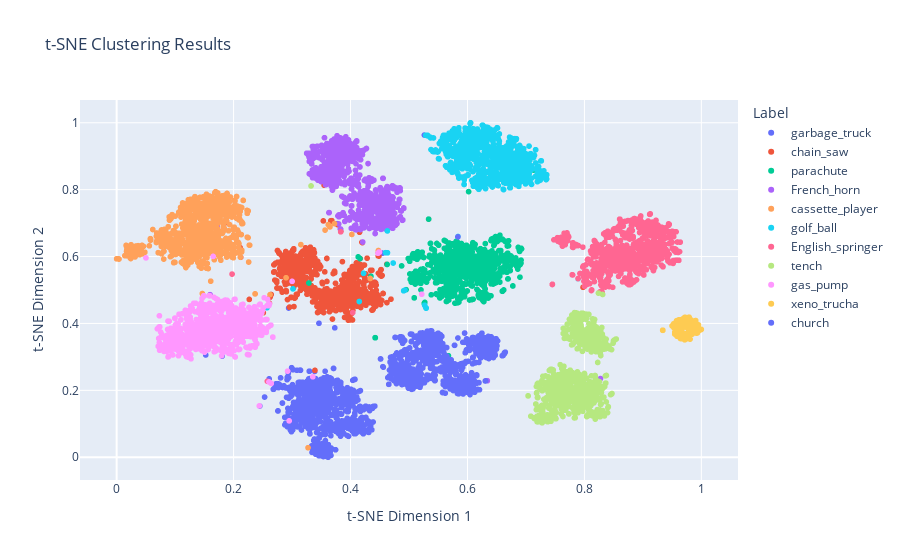

Here is the notebook cell this chart was saved with:
### Code cell
import plotly.express as px

fig = px.scatter(df, x='x', y='y',
                 color='label', # Colors points based on the 'label' column
                 title='t-SNE Clustering Results',
                 labels={'x': 't-SNE Dimension 1', 'y': 't-SNE Dimension 2'}) # Custom axis labels

# Improve layout
fig.update_layout(legend_title_text='Label')

# Show the plot
fig.show()

### Figure 1 — Plotly figure (JSON) as saved in the notebook; plotly's stock layout.template omitted (floating-point values rounded to 4 significant figures; data arrays with more than 128 entries replaced by an {"elided": "..."} marker saying what was removed)
{"data": [{"hovertemplate": "label=garbage_truck<br>t-SNE Dimension 1=%{x}<br>t-SNE Dimension 2=%{y}<extra></extra>", "legendgroup": "garbage_truck", "marker": {"color": "#636efa", "symbol": "circle"}, "mode": "markers", "name": "garbage_truck", "showlegend": true, "type": "scattergl", "x": {"elided": "961 float values"}, "xaxis": "x", "y": {"elided": "961 float values"}, "yaxis": "y"}, {"hovertemplate": "label=chain_saw<br>t-SNE Dimension 1=%{x}<br>t-SNE Dimension 2=%{y}<extra></extra>", "legendgroup": "chain_saw", "marker": {"color": "#EF553B", "symbol": "circle"}, "mode": "markers", "name": "chain_saw", "showlegend": true, "type": "scattergl", "x": {"elided": "858 float values"}, "xaxis": "x", "y": {"elided": "858 float values"}, "yaxis": "y"}, {"hovertemplate": "label=parachute<br>t-SNE Dimension 1=%{x}<br>t-SNE Dimension 2=%{y}<extra></extra>", "legendgroup": "parachute", "marker": {"color": "#00cc96", "symbol": "circle"}, "mode": "markers", "name": "parachute", "showlegend": true, "type": "scattergl", "x": {"elided": "960 float values"}, "xaxis": "x", "y": {"elided": "960 float values"}, "yaxis": "y"}, {"hovertemplate": "label=French_horn<br>t-SNE Dimension 1=%{x}<br>t-SNE Dimension 2=%{y}<extra></extra>", "legendgroup": "French_horn", "marker": {"color": "#ab63fa", "symbol": "circle"}, "mode": "markers", "name": "French_horn", "showlegend": true, "type": "scattergl", "x": {"elided": "956 float values"}, "xaxis": "x", "y": {"elided": "956 float values"}, "yaxis": "y"}, {"hovertemplate": "label=cassette_player<br>t-SNE Dimension 1=%{x}<br>t-SNE Dimension 2=%{y}<extra></extra>", "legendgroup": "cassette_player", "marker": {"color": "#FFA15A", "symbol": "circle"}, "mode": "markers", "name": "cassette_player", "showlegend": true, "type": "scattergl", "x": {"elided": "993 float values"}, "xaxis": "x", "y": {"elided": "993 float values"}, "yaxis": "y"}, {"hovertemplate": "label=golf_ball<br>t-SNE Dimension 1=%{x}<br>t-SNE Dimension 2=%{y}<extra></extra>", "legendgroup": "golf_ball", "marker": {"color": "#19d3f3", "symbol": "circle"}, "mode": "markers", "name": "golf_ball", "showlegend": true, "type": "scattergl", "x": {"elided": "951 float values"}, "xaxis": "x", "y": {"elided": "951 float values"}, "yaxis": "y"}, {"hovertemplate": "label=English_springer<br>t-SNE Dimension 1=%{x}<br>t-SNE Dimension 2=%{y}<extra></extra>", "legendgroup": "English_springer", "marker": {"color": "#FF6692", "symbol": "circle"}, "mode": "markers", "name": "English_springer", "showlegend": true, "type": "scattergl", "x": {"elided": "955 float values"}, "xaxis": "x", "y": {"elided": "955 float values"}, "yaxis": "y"}, {"hovertemplate": "label=tench<br>t-SNE Dimension 1=%{x}<br>t-SNE Dimension 2=%{y}<extra></extra>", "legendgroup": "tench", "marker": {"color": "#B6E880", "symbol": "circle"}, "mode": "markers", "name": "tench", "showlegend": true, "type": "scattergl", "x": {"elided": "963 float values"}, "xaxis": "x", "y": {"elided": "963 float values"}, "yaxis": "y"}, {"hovertemplate": "label=gas_pump<br>t-SNE Dimension 1=%{x}<br>t-SNE Dimension 2=%{y}<extra></extra>", "legendgroup": "gas_pump", "marker": {"color": "#FF97FF", "symbol": "circle"}, "mode": "markers", "name": "gas_pump", "showlegend": true, "type": "scattergl", "x": {"elided": "931 float values"}, "xaxis": "x", "y": {"elided": "931 float values"}, "yaxis": "y"}, {"hovertemplate": "label=xeno_trucha<br>t-SNE Dimension 1=%{x}<br>t-SNE Dimension 2=%{y}<extra></extra>", "legendgroup": "xeno_trucha", "marker": {"color": "#FECB52", "symbol": "circle"}, "mode": "markers", "name": "xeno_trucha", "showlegend": true, "type": "scattergl", "x": {"elided": "171 float values"}, "xaxis": "x", "y": {"elided": "171 float values"}, "yaxis": "y"}, {"hovertemplate": "label=church<br>t-SNE Dimension 1=%{x}<br>t-SNE Dimension 2=%{y}<extra></extra>", "legendgroup": "church", "marker": {"color": "#636efa", "symbol": "circle"}, "mode": "markers", "name": "church", "showlegend": true, "type": "scattergl", "x": {"elided": "941 float values"}, "xaxis": "x", "y": {"elided": "941 float values"}, "yaxis": "y"}], "layout": {"legend": {"title": {"text": "Label"}, "tracegroupgap": 0}, "title": {"text": "t-SNE Clustering Results"}, "xaxis": {"anchor": "y", "domain": [0, 1], "title": {"text": "t-SNE Dimension 1"}}, "yaxis": {"anchor": "x", "domain": [0, 1], "title": {"text": "t-SNE Dimension 2"}}}}
